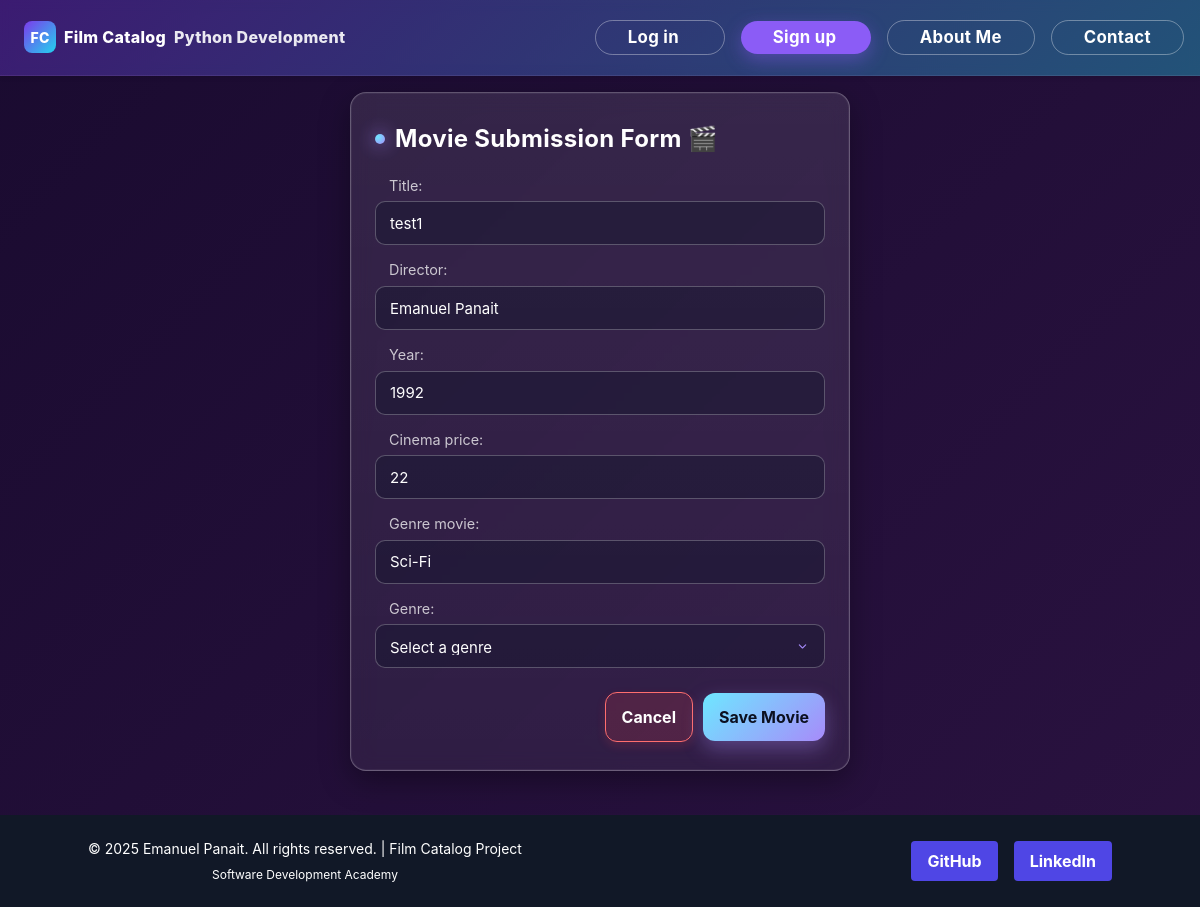
Before: /update/10/ with the older database file.
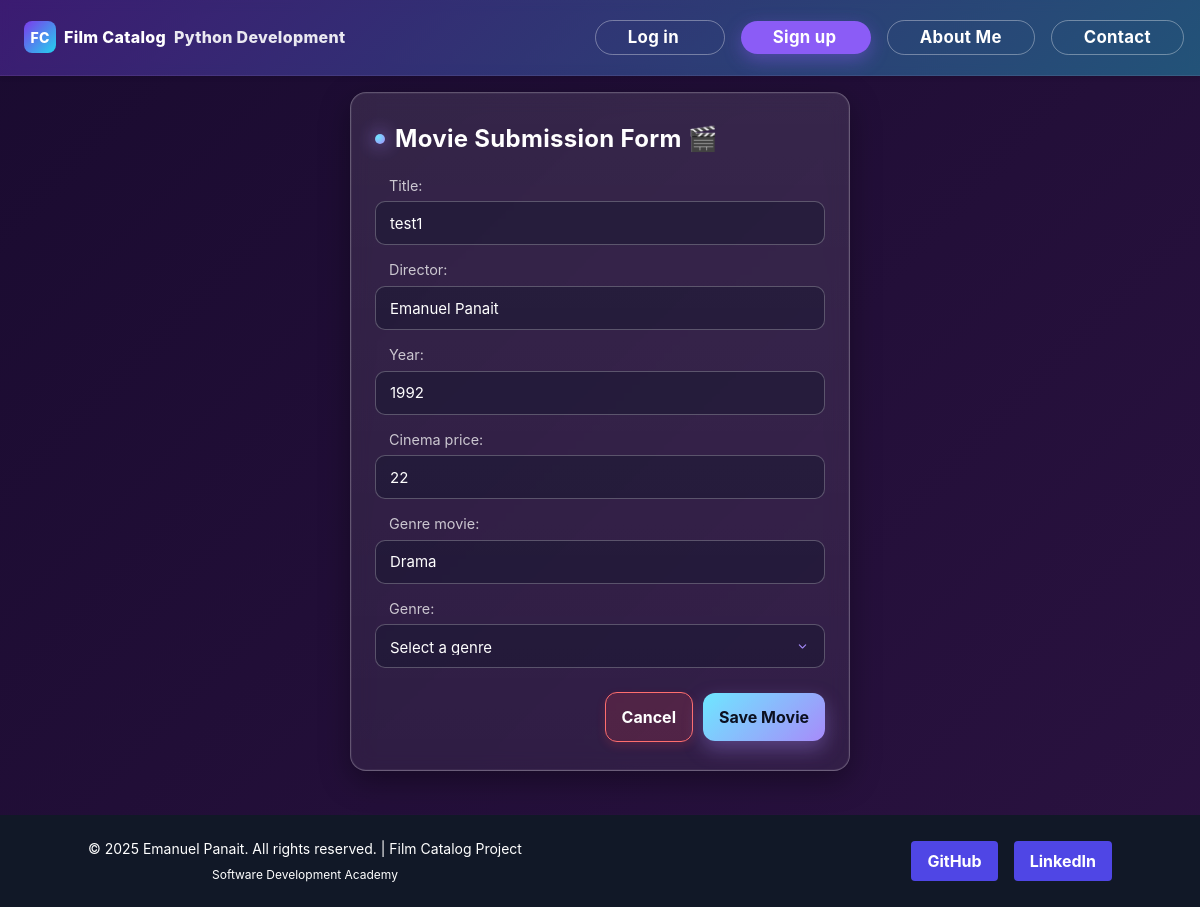
After: the same page with the newer database file.
### viewer/models.py (models this page shows)
class Movie(Model):
    Title = CharField(max_length=100, blank=True, null=True, db_column='title')
    director = CharField(max_length=100, blank=True, null=True, db_column='director')
    Year = IntegerField(blank=True, null=True, db_column='year')
    cinema_price = IntegerField(blank=True, null=True, db_column='cinema_price')
    genre_movie = CharField(max_length=50, blank=True, null=True, db_column='genre_movie')

### viewer/views.py (the view)
# urls.py: path('update/<int:pk>/', MovieUpdateView.as_view(), name='movie-update'),
class MovieUpdateView(UpdateView):
    model = Movie
    form_class = MovieForm
    template_name = 'movie_update.html'
    success_url = reverse_lazy("home")

### viewer/views.py
class MovieForm(forms.ModelForm):
    class Meta:
        model = Movie
        fields = _FORM_FIELDS

### viewer/Templates/movie_update.html (shortened to what this page needs)
{% extends 'base.html' %}
{% load static %}
{% block content %}
<main role="main" class="grid place-items-center p-4" style="min-height: calc(100vh - 192px);">
    <div class="wrap">
        <div class="card">
            <h1 class="title"><span class="dot" aria-hidden="true"></span>Movie Submission Form 🎬</h1>
            <form method="post" enctype="multipart/form-data">
                {{ form.as_p }}
                <p>
                    <label for="genre">Genre:</label>
                    <select name="genre" id="genre" required>
                        <option value="" disabled selected>Select a genre</option>
                    </select>
                </p>
                <div class="actions">
                    <a href="{% url 'home' %}" class="button-cancel">Cancel</a>
                    <button type="submit">Save Movie</button>
                </div>
            </form>
        </div>
    </div>
</main>
{% endblock %}

Changed rows visible on the page:
changed Movie "test1": genre_movie "Sci-Fi" → "Drama"
